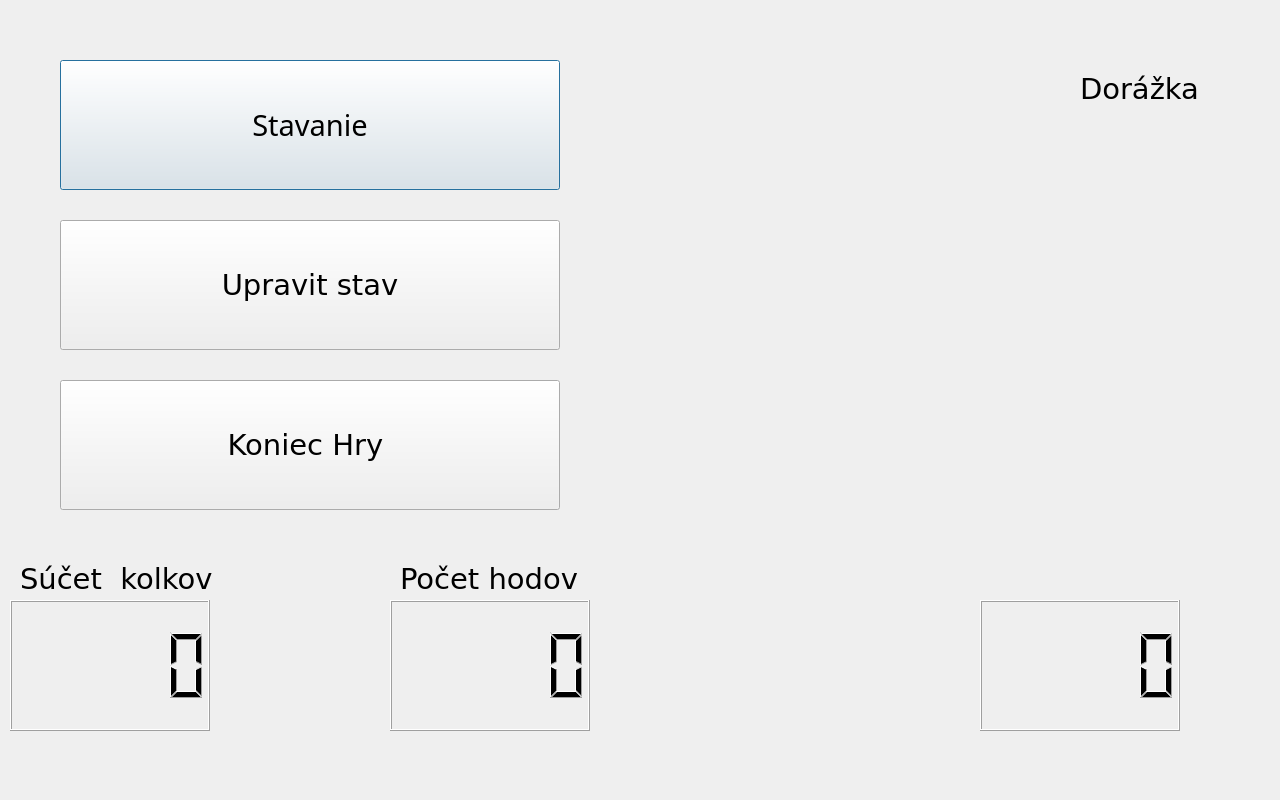
<?xml version="1.0" encoding="UTF-8"?>
<ui version="4.0">
 <class>PartialGameWindow</class>
 <widget class="QDialog" name="PartialGameWindow">
  <property name="geometry">
   <rect>
    <x>0</x>
    <y>0</y>
    <width>1280</width>
    <height>800</height>
   </rect>
  </property>
  <property name="windowTitle">
   <string>Dialog</string>
  </property>
  <widget class="QPushButton" name="pin2">
   <property name="geometry">
    <rect>
     <x>780</x>
     <y>370</y>
     <width>51</width>
     <height>171</height>
    </rect>
   </property>
   <property name="autoFillBackground">
    <bool>false</bool>
   </property>
   <property name="text">
    <string/>
   </property>
   <property name="icon">
    <iconset resource="ninepins.qrc">
     <normaloff>:/images/kolok1.png</normaloff>:/images/kolok1.png</iconset>
   </property>
   <property name="iconSize">
    <size>
     <width>100</width>
     <height>173</height>
    </size>
   </property>
   <property name="shortcut">
    <string notr="true"/>
   </property>
   <property name="checkable">
    <bool>false</bool>
   </property>
   <property name="autoRepeat">
    <bool>false</bool>
   </property>
   <property name="autoExclusive">
    <bool>false</bool>
   </property>
   <property name="autoDefault">
    <bool>true</bool>
   </property>
   <property name="default">
    <bool>false</bool>
   </property>
   <property name="flat">
    <bool>true</bool>
   </property>
  </widget>
  <widget class="QPushButton" name="pin9">
   <property name="geometry">
    <rect>
     <x>900</x>
     <y>60</y>
     <width>53</width>
     <height>171</height>
    </rect>
   </property>
   <property name="text">
    <string/>
   </property>
   <property name="icon">
    <iconset resource="ninepins.qrc">
     <normaloff>:/images/kolok1.png</normaloff>
     <normalon>:/images/kolok2.png</normalon>:/images/kolok1.png</iconset>
   </property>
   <property name="iconSize">
    <size>
     <width>100</width>
     <height>173</height>
    </size>
   </property>
   <property name="flat">
    <bool>true</bool>
   </property>
  </widget>
  <widget class="QPushButton" name="pin8">
   <property name="geometry">
    <rect>
     <x>1010</x>
     <y>170</y>
     <width>51</width>
     <height>171</height>
    </rect>
   </property>
   <property name="text">
    <string/>
   </property>
   <property name="icon">
    <iconset resource="ninepins.qrc">
     <normaloff>:/images/kolok1.png</normaloff>
     <normalon>:/images/kolok2.png</normalon>:/images/kolok1.png</iconset>
   </property>
   <property name="iconSize">
    <size>
     <width>100</width>
     <height>173</height>
    </size>
   </property>
   <property name="flat">
    <bool>true</bool>
   </property>
  </widget>
  <widget class="QPushButton" name="pin5">
   <property name="geometry">
    <rect>
     <x>900</x>
     <y>260</y>
     <width>51</width>
     <height>171</height>
    </rect>
   </property>
   <property name="text">
    <string/>
   </property>
   <property name="icon">
    <iconset resource="ninepins.qrc">
     <normaloff>:/images/kolok1.png</normaloff>
     <normalon>:/images/kolok2.png</normalon>:/images/kolok1.png</iconset>
   </property>
   <property name="iconSize">
    <size>
     <width>100</width>
     <height>173</height>
    </size>
   </property>
   <property name="flat">
    <bool>true</bool>
   </property>
  </widget>
  <widget class="QPushButton" name="pin4">
   <property name="geometry">
    <rect>
     <x>670</x>
     <y>260</y>
     <width>51</width>
     <height>171</height>
    </rect>
   </property>
   <property name="text">
    <string/>
   </property>
   <property name="icon">
    <iconset resource="ninepins.qrc">
     <normaloff>:/images/kolok1.png</normaloff>
     <normalon>:/images/kolok2.png</normalon>:/images/kolok1.png</iconset>
   </property>
   <property name="iconSize">
    <size>
     <width>100</width>
     <height>173</height>
    </size>
   </property>
   <property name="flat">
    <bool>true</bool>
   </property>
  </widget>
  <widget class="QLabel" name="label_3">
   <property name="geometry">
    <rect>
     <x>20</x>
     <y>560</y>
     <width>211</width>
     <height>37</height>
    </rect>
   </property>
   <property name="font">
    <font>
     <family>Verdana</family>
     <pointsize>22</pointsize>
    </font>
   </property>
   <property name="acceptDrops">
    <bool>false</bool>
   </property>
   <property name="layoutDirection">
    <enum>Qt::RightToLeft</enum>
   </property>
   <property name="text">
    <string>Súčet  kolkov</string>
   </property>
  </widget>
  <widget class="QPushButton" name="pin6">
   <property name="geometry">
    <rect>
     <x>1120</x>
     <y>260</y>
     <width>51</width>
     <height>171</height>
    </rect>
   </property>
   <property name="text">
    <string/>
   </property>
   <property name="icon">
    <iconset resource="ninepins.qrc">
     <normaloff>:/images/kolok1.png</normaloff>
     <normalon>:/images/kolok2.png</normalon>:/images/kolok1.png</iconset>
   </property>
   <property name="iconSize">
    <size>
     <width>100</width>
     <height>173</height>
    </size>
   </property>
   <property name="flat">
    <bool>true</bool>
   </property>
  </widget>
  <widget class="QPushButton" name="pin1">
   <property name="geometry">
    <rect>
     <x>900</x>
     <y>460</y>
     <width>51</width>
     <height>171</height>
    </rect>
   </property>
   <property name="text">
    <string/>
   </property>
   <property name="icon">
    <iconset resource="ninepins.qrc">
     <normaloff>:/images/kolok1.png</normaloff>
     <normalon>:/images/kolok2.png</normalon>:/images/kolok1.png</iconset>
   </property>
   <property name="iconSize">
    <size>
     <width>100</width>
     <height>173</height>
    </size>
   </property>
   <property name="flat">
    <bool>true</bool>
   </property>
  </widget>
  <widget class="QPushButton" name="pin7">
   <property name="geometry">
    <rect>
     <x>780</x>
     <y>170</y>
     <width>51</width>
     <height>171</height>
    </rect>
   </property>
   <property name="text">
    <string/>
   </property>
   <property name="icon">
    <iconset resource="ninepins.qrc">
     <normaloff>:/images/kolok1.png</normaloff>
     <normalon>:/images/kolok2.png</normalon>:/images/kolok1.png</iconset>
   </property>
   <property name="iconSize">
    <size>
     <width>100</width>
     <height>173</height>
    </size>
   </property>
   <property name="flat">
    <bool>true</bool>
   </property>
  </widget>
  <widget class="QLabel" name="label_4">
   <property name="geometry">
    <rect>
     <x>400</x>
     <y>560</y>
     <width>191</width>
     <height>37</height>
    </rect>
   </property>
   <property name="font">
    <font>
     <family>Verdana</family>
     <pointsize>22</pointsize>
    </font>
   </property>
   <property name="acceptDrops">
    <bool>false</bool>
   </property>
   <property name="layoutDirection">
    <enum>Qt::RightToLeft</enum>
   </property>
   <property name="text">
    <string>Počet hodov</string>
   </property>
  </widget>
  <widget class="QLCDNumber" name="roundsLCD">
   <property name="geometry">
    <rect>
     <x>390</x>
     <y>600</y>
     <width>200</width>
     <height>131</height>
    </rect>
   </property>
  </widget>
  <widget class="QLCDNumber" name="scoreLCD">
   <property name="geometry">
    <rect>
     <x>10</x>
     <y>600</y>
     <width>200</width>
     <height>131</height>
    </rect>
   </property>
  </widget>
  <widget class="QPushButton" name="pin3">
   <property name="geometry">
    <rect>
     <x>1010</x>
     <y>370</y>
     <width>51</width>
     <height>171</height>
    </rect>
   </property>
   <property name="text">
    <string/>
   </property>
   <property name="icon">
    <iconset resource="ninepins.qrc">
     <normaloff>:/images/kolok1.png</normaloff>
     <normalon>:/images/kolok2.png</normalon>:/images/kolok1.png</iconset>
   </property>
   <property name="iconSize">
    <size>
     <width>100</width>
     <height>173</height>
    </size>
   </property>
   <property name="flat">
    <bool>true</bool>
   </property>
  </widget>
  <widget class="QLCDNumber" name="pointsLCD">
   <property name="geometry">
    <rect>
     <x>980</x>
     <y>600</y>
     <width>200</width>
     <height>131</height>
    </rect>
   </property>
  </widget>
  <widget class="QLabel" name="label_13">
   <property name="geometry">
    <rect>
     <x>1080</x>
     <y>70</y>
     <width>131</width>
     <height>37</height>
    </rect>
   </property>
   <property name="font">
    <font>
     <family>Verdana</family>
     <pointsize>22</pointsize>
    </font>
   </property>
   <property name="acceptDrops">
    <bool>false</bool>
   </property>
   <property name="layoutDirection">
    <enum>Qt::RightToLeft</enum>
   </property>
   <property name="text">
    <string>Dorážka</string>
   </property>
  </widget>
  <widget class="QPushButton" name="stavButton">
   <property name="geometry">
    <rect>
     <x>60</x>
     <y>220</y>
     <width>500</width>
     <height>130</height>
    </rect>
   </property>
   <property name="font">
    <font>
     <family>Verdana</family>
     <pointsize>22</pointsize>
     <weight>50</weight>
     <bold>false</bold>
    </font>
   </property>
   <property name="text">
    <string>Upravit stav</string>
   </property>
  </widget>
  <widget class="QPushButton" name="stavanieButton">
   <property name="geometry">
    <rect>
     <x>60</x>
     <y>60</y>
     <width>500</width>
     <height>130</height>
    </rect>
   </property>
   <property name="font">
    <font>
     <family>Waree</family>
     <pointsize>22</pointsize>
    </font>
   </property>
   <property name="text">
    <string>Stavanie</string>
   </property>
   <property name="default">
    <bool>true</bool>
   </property>
  </widget>
  <widget class="QPushButton" name="koniecButton">
   <property name="geometry">
    <rect>
     <x>60</x>
     <y>380</y>
     <width>500</width>
     <height>130</height>
    </rect>
   </property>
   <property name="font">
    <font>
     <family>Verdana</family>
     <pointsize>22</pointsize>
    </font>
   </property>
   <property name="text">
    <string>Koniec Hry </string>
   </property>
   <property name="iconSize">
    <size>
     <width>20</width>
     <height>16</height>
    </size>
   </property>
   <property name="autoExclusive">
    <bool>false</bool>
   </property>
  </widget>
 </widget>
 <resources>
  <include location="ninepins.qrc"/>
 </resources>
 <connections/>
</ui>
